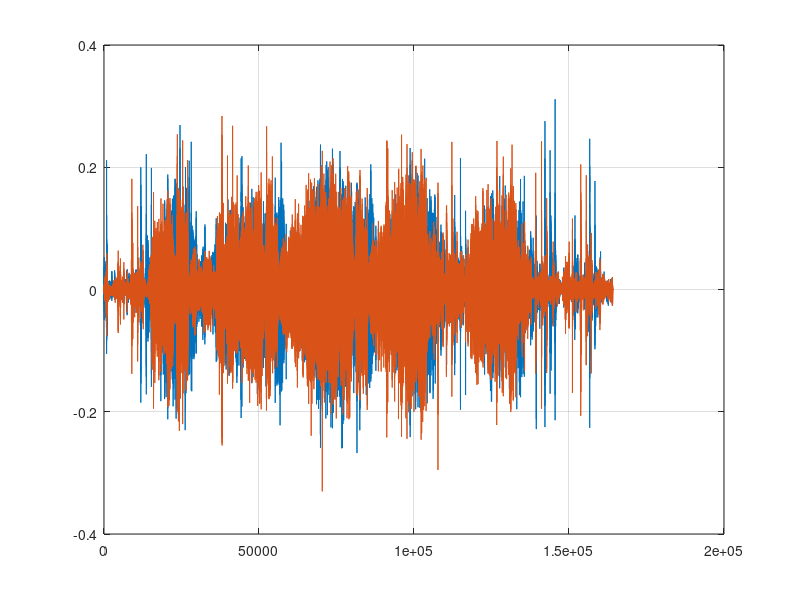

MATLAB code for this plot: (Note: this script raises an error after producing the figure.)
clear, clc, close all
load('exer_03_xcorr.mat')
figure, hold on
grid, box on
plot(aa)
plot(bb)
[aa1,bb1,dd]=alignsignals(aa,bb,10000,'truncate');
dd
% return
figure, hold on
grid, box on
plot(aa1)
plot(bb1)

